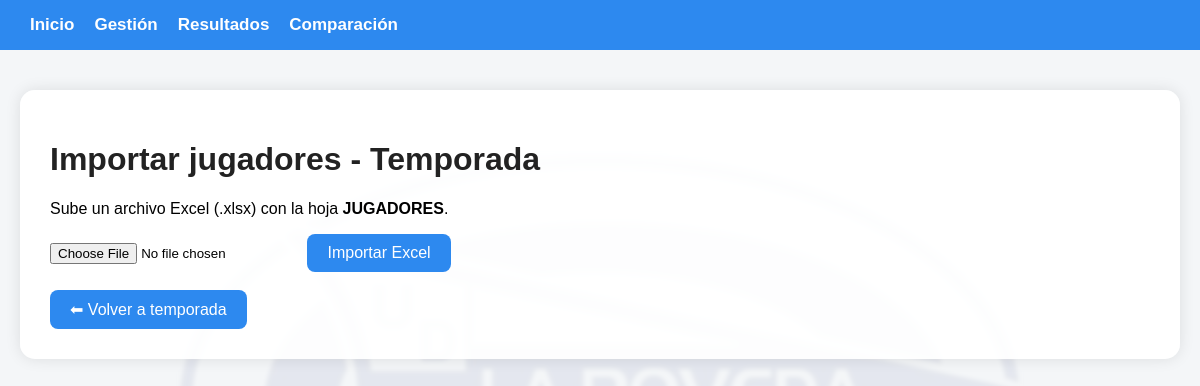
Page /importar_jugadores/6 on the earlier database version.
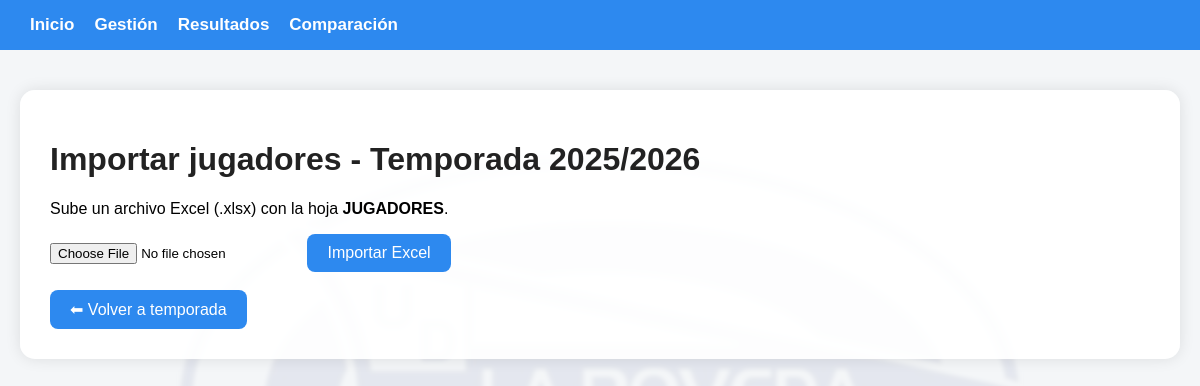
Same page on the later database version.
### tables this page shows
CREATE TABLE temporadas (
        id INTEGER PRIMARY KEY AUTOINCREMENT,
        nombre TEXT UNIQUE
    );

### webapp/app.py (the view, shortened to what this page needs)
@app.route("/importar_jugadores/<int:temporada_id>", methods=["GET", "POST"])
def importar_jugadores(temporada_id):
    temporada = obtener_temporada_por_id(temporada_id)
    mensaje = None
    return render_template(
        "importar_jugadores.html",
        temporada=temporada,
        mensaje=mensaje,
        no_encontrados=[]
    )

### webapp/db.py (called while the page is built)
def conectar():
    return sqlite3.connect(DB_PATH)

def obtener_temporada_por_id(temporada_id):
    conn = conectar()
    cursor = conn.cursor()
    cursor.execute("SELECT id, nombre FROM temporadas WHERE id = ?", (temporada_id,))
    dato = cursor.fetchone()
    conn.close()
    return dato

### webapp/templates/importar_jugadores.html (shortened to what this page needs)
{% extends "base.html" %}
{% block content %}
    <h1>Importar jugadores - Temporada {{ temporada[1] }}</h1>
    <p>
        Sube un archivo Excel (.xlsx) con la hoja <strong>JUGADORES</strong>.
    </p>
    <form method="POST" enctype="multipart/form-data">
        <input type="file" name="archivo_excel" accept=".xlsx" required>
        <button type="submit">Importar Excel</button>
    </form>
    <br>
    <a class="btn" href="/temporada/{{ temporada[0] }}">⬅ Volver a temporada</a>
{% endblock %}

Differences in the rows shown:
added temporadas: nombre "2025/2026"
